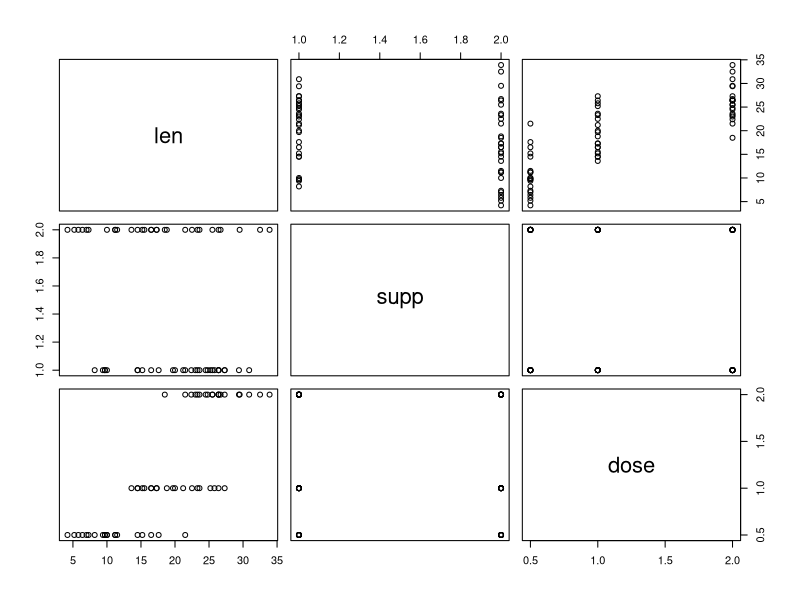
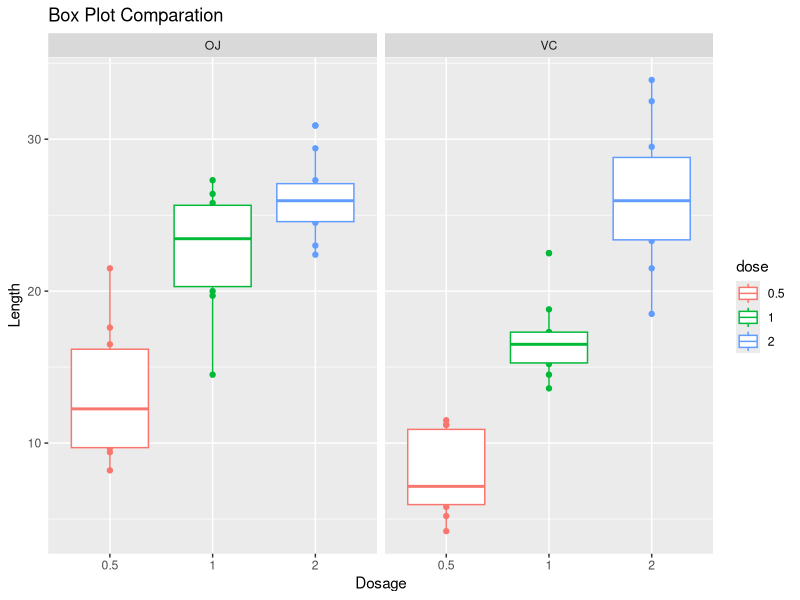

Here is the R script that generated these plots, in order:
#Parte02 Basic Inferential Data Analysis Instructions

#Analize the ToothGrowth data 

#1.Load the ToothGrowth data and perform some basic exploratory data analyses

library(tidyverse)
data("ToothGrowth")
str(ToothGrowth)
dim(ToothGrowth)
head(ToothGrowth)
tail(ToothGrowth)

#2.Provide a basic summary of the data.

names(ToothGrowth)
summary(ToothGrowth)
plot(ToothGrowth)

#Change dose to factor

ToothGrowth$dose<-as.factor(ToothGrowth$dose)

#Generate a boxplot 

ToothGrowth %>% ggplot(aes(dose,len, color = dose)) + geom_point() + geom_boxplot() + facet_grid(~supp) + xlab("Dosage") + ylab("Length") + ggtitle("Box Plot Comparation")



#3. Use confidence intervals and/or hypothesis tests to compare tooth growth by supp and dose. (Only use the techniques from class, even if there's other approaches worth considering)

t.test(len~supp, data = ToothGrowth)

#P-value is 0.06063

#P-value > 0.05 the supplement dont have impact in the growth of tooth.

#Compare tooth growth of dose.

dose01 <- c(0.5, 2)
tooth_comp <- subset(ToothGrowth,ToothGrowth$dose %in% dose01)
t.test(len~dose, data = tooth_comp)


#The p-vaue es 0 and the confidence interval no cross 0.

#The null hypotesis be rejected.


#4.State your conclusions and the assumptions needed for your conclusions.

#The sample follow the CLT
#The sample is representative

#The administration of supplement is not effect in tooth growth.

#Ingreased dosages do resul int ingreased legth of tooth.





